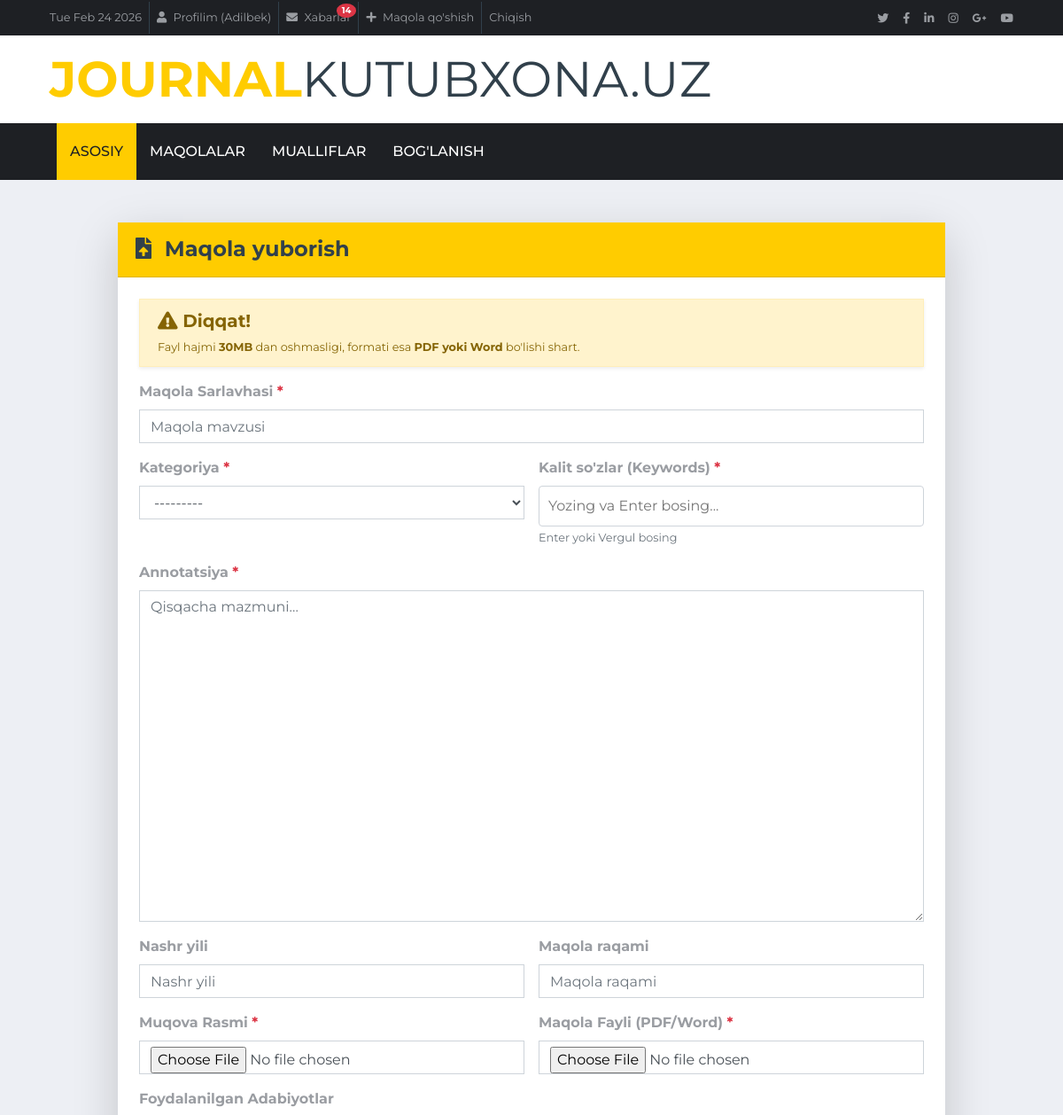
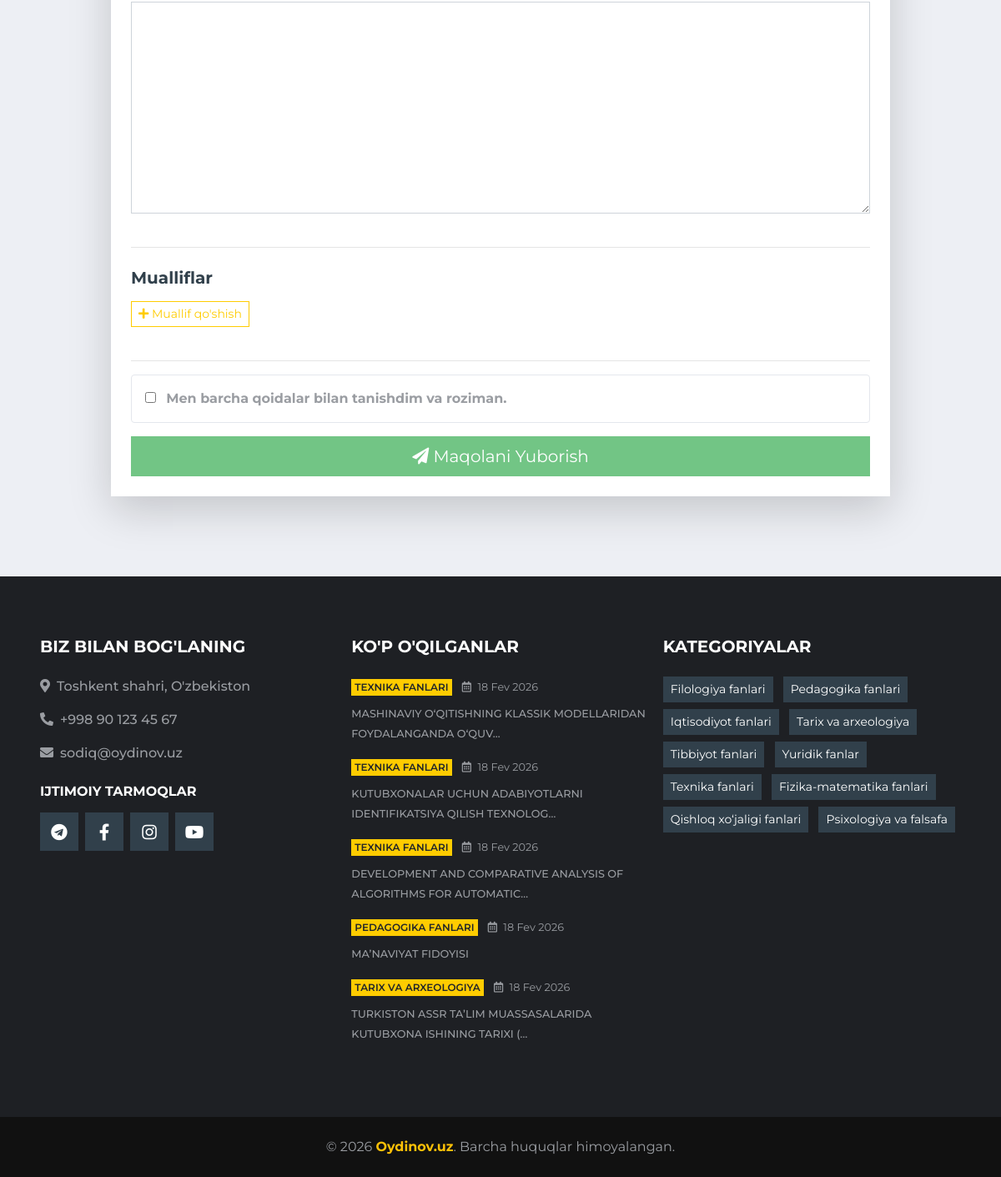
/article/add/ (signed in), run on the app's committed database (2 pictures, top to bottom).
### users/models.py (models this page shows, shortened)
class CustomUser(AbstractUser, BaseModel):
    bio = models.TextField(blank=True, null=True, verbose_name="Biografiya")
    institution = models.CharField(max_length=255, blank=True, null=True, verbose_name="Ish/O'qish joyi")
    avatar = models.ImageField(upload_to='avatars/', blank=True, null=True, verbose_name="Avatar")
    phone_number = models.CharField(max_length=20, verbose_name="Telefon raqam") # Majburiy
    telegram_username = models.CharField(max_length=50, blank=True, null=True, verbose_name="Telegram (@siz)")
    show_phone = models.BooleanField(default=False, verbose_name="Telefon raqam ko'rinsinmi?")
    show_email = models.BooleanField(default=False, verbose_name="Email ko'rinsinmi?")
    class Meta:
        verbose_name = "Foydalanuvchi"
        verbose_name_plural = "Foydalanuvchilar"

### articles/models.py (models this page shows, shortened)
class Article(BaseModel):
    STATUS_CHOICES = [
        ('draft', 'Qoralama'),
        ('submitted', 'Yuborilgan (Moderatsiyada)'),
        ('changes_requested', 'Tahrir talab etiladi'),
        ('rejected', 'Rad etilgan'),
        ('published', 'Chop etilgan'),
    ]
    title = models.CharField(max_length=500, verbose_name="Sarlavha")
    slug = models.SlugField(max_length=500, unique=True, blank=True)
    category = models.ForeignKey(Category, on_delete=models.SET_NULL, null=True, related_name='articles')
    submitter = models.ForeignKey(settings.AUTH_USER_MODEL, on_delete=models.CASCADE, related_name='submitted_articles')
    cover_image = models.ImageField(upload_to='covers/', blank=True, null=True, verbose_name="Muqova rasmi")
    abstract = models.TextField(verbose_name="Annotatsiya")
    is_resubmission = models.BooleanField(default=False)
    original_file = models.FileField(
        upload_to='articles/%Y/%m/',
        validators=[FileExtensionValidator(allowed_extensions=['pdf', 'doc', 'docx'])],
        verbose_name="Maqola fayli"
    )
    file_hash = models.CharField(max_length=64, blank=True, unique=True, verbose_name="Fayl Xeshi")
    keywords = models.CharField(max_length=255, help_text="Vergul bilan ajratilgan")
    references = models.TextField(blank=True, null=True, verbose_name="Adabiyotlar ro'yxati")
    status = models.CharField(max_length=20, choices=STATUS_CHOICES, default='draft')
    views = models.PositiveIntegerField(default=0)
    number = models.CharField(max_length=3, null=True, blank=True, verbose_name="Maqola raqami")
    year = models.CharField(max_length=4, null=True, blank=True, verbose_name="Nashr yili")

class Category(BaseModel):
    name = models.CharField(max_length=100, verbose_name="Kategoriya nomi")
    slug = models.SlugField(unique=True)
    def __str__(self):
        return self.name
    class Meta:
        verbose_name_plural = "Kategoriyalar"

### articles/views.py (the view, shortened to what this page needs)
# urls.py: path('article/add/', views.ArticleCreateView.as_view(), name='article_create'),
class ArticleCreateView(LoginRequiredMixin, View):
    template_name = 'articles/article_create.html'
    def get(self, request):
        form = ArticleForm()
        formset = ArticleAuthorFormSet()
        return render(request, self.template_name, {
            'form': form,
            'formset': formset
        })

### templates/articles/article_create.html (shortened to what this page needs)
{% extends 'base.html' %} {% load static %} {% block content %}
<div class="container py-5">
  <div class="row justify-content-center">
    <div class="col-lg-10">
      <div class="card shadow-lg border-0">
        <div class="card-header bg-primary text-white py-3">
          <h4 class="mb-0 font-weight-bold">
            <i class="fas fa-file-upload mr-2"></i> Maqola yuborish
          </h4>
        </div>
        <div class="card-body p-4">
          <div
            class="alert alert-warning border-left-warning shadow-sm"
            role="alert"
          >
            <h5 class="alert-heading font-weight-bold">
              <i class="fas fa-exclamation-triangle"></i> Diqqat!
            </h5>
            <p class="mb-0 small">
              Fayl hajmi <strong>30MB</strong> dan oshmasligi, formati esa
              <strong>PDF yoki Word</strong> bo'lishi shart.
            </p>
          </div>
          <form method="post" enctype="multipart/form-data" id="articleForm">
            <div class="row">
              <div class="col-md-12 mb-3">
                <label class="font-weight-bold"
                  >Maqola Sarlavhasi <span class="text-danger">*</span></label
                >
                {{ form.title }} {{ form.title.errors }}
              </div>
              <div class="col-md-6 mb-3">
                <label class="font-weight-bold"
                  >Kategoriya <span class="text-danger">*</span></label
                >
                {{ form.category }}
              </div>
              <div class="col-md-6 mb-3">
                <label class="font-weight-bold"
                  >Kalit so'zlar (Keywords)
                  <span class="text-danger">*</span></label
                >
                <div class="tag-container" id="tag-wrapper">
                  <input
                    type="text"
                    class="tag-input"
                    id="tag-input-field"
                    placeholder="Yozing va Enter bosing..."
                  />
                </div>
                <small class="text-muted">Enter yoki Vergul bosing</small>
              </div>
              <div class="col-md-12 mb-3">
                <label class="font-weight-bold"
                  >Annotatsiya <span class="text-danger">*</span></label
                >
                {{ form.abstract }}
              </div>
              <div class="col-md-6 mb-3">
                <label
                  class="font-weight-bold"
                  for="{{ form.year.id_for_label }}"
                >
                  Nashr yili
                </label>
                {{ form.year }}
              </div>
              <div class="col-md-6 mb-3">
                <label
                  class="font-weight-bold"
                  for="{{ form.number.id_for_label }}"
                >
                  Maqola raqami
                </label>
                {{ form.number }}
              </div>
              <div class="col-md-6 mb-3">
                <label class="font-weight-bold"
                  >Muqova Rasmi <span class="text-danger">*</span></label
                >
                {{ form.cover_image }}
              </div>
              <div class="col-md-6 mb-3">
                <label class="font-weight-bold"
                  >Maqola Fayli (PDF/Word)
                  <span class="text-danger">*</span></label
                >
                {{ form.original_file }} {{ form.original_file.errors }}
              </div>
              <div class="col-md-12 mb-3">
                <label class="font-weight-bold"
                  >Foydalanilgan Adabiyotlar</label
                >
                {{ form.references }}
              </div>
            </div>
            <hr class="my-4" />
            <h5 class="font-weight-bold mb-3">Mualliflar</h5>
            <button
              type="button"
              class="btn btn-outline-primary btn-sm mb-4"
              id="add-author-btn"
            >
              <i class="fas fa-plus"></i> Muallif qo'shish
            </button>
            <hr />
            <div class="form-group form-check p-3 bg-light rounded border">
              {{ form.terms_accepted }}
              <label
                class="form-check-label font-weight-bold ml-2"
                for="{{ form.terms_accepted.id_for_label }}"
              >
                Men barcha qoidalar bilan tanishdim va roziman.
              </label>
            </div>
            <button
              type="submit"
              id="submitBtn"
              class="btn btn-success btn-lg btn-block mt-3"
              disabled
            >
              <i class="fas fa-paper-plane"></i> Maqolani Yuborish
            </button>
          </form>
        </div>
      </div>
    </div>
  </div>
</div>
{% endblock %}

### templates/base.html (shortened to what this page needs)
{% load static %}
<!doctype html>
<html lang="en">
  <head>
    <link
      href="https://cdnjs.cloudflare.com/ajax/libs/font-awesome/5.15.0/css/all.min.css"
      rel="stylesheet"
    />
    <link href="https://cdn.jsdelivr.net/npm/select2@4.1.0-rc.0/dist/css/select2.min.css" rel="stylesheet" />
    <link rel="stylesheet" href="https://cdn.jsdelivr.net/npm/@ttskch/select2-bootstrap4-theme@x.x.x/dist/select2-bootstrap4.min.css">
    <link href="{% static 'lib/owlcarousel/assets/owl.carousel.min.css' %}" rel="stylesheet" />
    <link href="{% static 'css/style.css' %}" rel="stylesheet" />
  </head>
</html>
<body>
  <div class="container-fluid d-none d-lg-block">
    <div class="row align-items-center bg-dark px-lg-5">
      <div class="col-lg-9">
    <nav class="navbar navbar-expand-sm bg-dark p-0">
        <ul class="navbar-nav ml-n2">
            <li class="nav-item border-right border-secondary">
                <a class="nav-link text-body small" href="#">
                </a>
            </li>
            {% if user.is_authenticated %}
            <li class="nav-item border-right border-secondary">
                <a class="nav-link text-body small" href="{% url 'user_profile' user.username %}">
                    <i class="fa fa-user mr-1"></i> Profilim ({{ user.username }})
                </a>
            </li>
            <li class="nav-item border-right border-secondary position-relative">
                <a class="nav-link text-body small" href="{% url 'inbox' %}">
                    <i class="fa fa-envelope mr-1"></i> Xabarlar
                    {% if unread_count > 0 %}
                    <span class="badge badge-danger rounded-circle position-absolute"
                          style="top: 2px; right: 2px; font-size: 10px; padding: 3px 6px;">
                        {{ unread_count }}
                    </span>
                    {% endif %}
                </a>
            </li>
            <li class="nav-item border-right border-secondary">
                <a class="nav-link text-body small" href="{% url 'article_create' %}">
                    <i class="fa fa-plus mr-1"></i> Maqola qo'shish
                </a>
            </li>
            <li class="nav-item">
                <form action="{% url 'logout' %}" method="post" style="display: inline;">
                    <button type="submit" class="nav-link text-body small bg-transparent border-0" style="cursor: pointer;">
                        Chiqish
                    </button>
                </form>
            </li>
        {% endif %}
        </ul>
    </nav>
</div>
      <div class="col-lg-3 text-right d-none d-md-block">
        <nav class="navbar navbar-expand-sm bg-dark p-0">
          <ul class="navbar-nav ml-auto mr-n2">
            <li class="nav-item">
              <a class="nav-link text-body" href="#"
                ><small class="fab fa-twitter"></small
              ></a>
            </li>
            <li class="nav-item">
              <a class="nav-link text-body" href="#"
                ><small class="fab fa-facebook-f"></small
              ></a>
            </li>
            <li class="nav-item">
              <a class="nav-link text-body" href="#"
                ><small class="fab fa-linkedin-in"></small
              ></a>
            </li>
            <li class="nav-item">
              <a class="nav-link text-body" href="#"
                ><small class="fab fa-instagram"></small
              ></a>
            </li>
            <li class="nav-item">
              <a class="nav-link text-body" href="#"
                ><small class="fab fa-google-plus-g"></small
              ></a>
            </li>
            <li class="nav-item">
              <a class="nav-link text-body" href="#"
                ><small class="fab fa-youtube"></small
              ></a>
            </li>
          </ul>
        </nav>
      </div>
    </div>
    <div class="row align-items-center bg-white py-3 px-lg-5">
      <div class="col-lg-4">
        <a href="{% url 'index' %}" class="navbar-brand p-0 d-none d-lg-block">
          <h1 class="m-0 display-4 text-uppercase text-primary">
            Journal<span class="text-secondary font-weight-normal">kutubxona.uz</span>
          </h1>
        </a>
      </div>
    </div>
  </div>
  <div class="container-fluid p-0">
    <nav
      class="navbar navbar-expand-lg bg-dark navbar-dark py-2 py-lg-0 px-lg-5"
    >
      <div
        class="collapse navbar-collapse justify-content-between px-0 px-lg-3"
        id="navbarCollapse"
      >
        <div class="navbar-nav mr-auto py-0">
          <a href="{% url 'index' %}" class="nav-item nav-link active">Asosiy</a>
          <a href="{% url 'article_list' %}" class="nav-item nav-link">Maqolalar</a>
          <a href="{% url 'author_list' %}" class="nav-item nav-link">Mualliflar</a>
          <a href="{% url 'contact' %}" class="nav-item nav-link">Bog'lanish</a>
        </div>
      </div>
    </nav>
  </div>
  {% block content %}
  {% endblock content %}
<div class="container-fluid bg-dark pt-5 px-sm-3 px-md-5 mt-5">
    <div class="row py-4">
        <div class="col-lg-4 col-md-6 mb-5">
            <h5 class="mb-4 text-white text-uppercase font-weight-bold">
                Biz bilan bog'laning
            </h5>
            <p class="font-weight-medium">
                <i class="fa fa-map-marker-alt mr-2"></i>Toshkent shahri, O'zbekiston
            </p>
            <p class="font-weight-medium">
                <i class="fa fa-phone-alt mr-2"></i>+998 90 123 45 67
            </p>
            <p class="font-weight-medium">
                <i class="fa fa-envelope mr-2"></i>sodiq@oydinov.uz
            </p>
            <h6 class="mt-4 mb-3 text-white text-uppercase font-weight-bold">
                Ijtimoiy tarmoqlar
            </h6>
            <div class="d-flex justify-content-start">
                <a class="btn btn-lg btn-secondary btn-lg-square mr-2" href="#"><i class="fab fa-telegram"></i></a>
                <a class="btn btn-lg btn-secondary btn-lg-square mr-2" href="#"><i class="fab fa-facebook-f"></i></a>
                <a class="btn btn-lg btn-secondary btn-lg-square mr-2" href="#"><i class="fab fa-instagram"></i></a>
                <a class="btn btn-lg btn-secondary btn-lg-square" href="#"><i class="fab fa-youtube"></i></a>
            </div>
        </div>
        <div class="col-lg-4 col-md-6 mb-5">
            <h5 class="mb-4 text-white text-uppercase font-weight-bold">
                Ko'p o'qilganlar
            </h5>
            {% for article in footer_popular %}
            <div class="mb-3">
                <div class="mb-2">
                    <a class="badge badge-primary text-uppercase font-weight-semi-bold p-1 mr-2" href="{% url 'article_list' %}?category={{ article.category.id }}">
                        {{ article.category.name }}
                    </a>
                    <span class="text-body small"><i class="far fa-calendar-alt mr-1"></i> {{ article.created_at|date:"d M Y" }}</span>
                </div>
                <a class="small text-body text-uppercase font-weight-medium" href="{% url 'article_detail' article.slug %}">
                    {{ article.title|truncatechars:65 }}
                </a>
            </div>
            {% empty %}
                <p class="text-muted">Hozircha maqolalar yo'q.</p>
            {% endfor %}
        </div>
        <div class="col-lg-4 col-md-6 mb-5">
            <h5 class="mb-4 text-white text-uppercase font-weight-bold">
                Kategoriyalar
            </h5>
            <div class="m-n1">
                {% for cat in footer_categories %}
                    <a href="{% url 'article_list' %}?category={{ cat.id }}" class="btn btn-sm btn-secondary m-1">
                        {{ cat.name }}
                    </a>
                {% empty %}
                    <span class="text-muted">Kategoriyalar mavjud emas</span>
                {% endfor %}
            </div>
        </div>
    </div>
</div>
<div class="container-fluid py-4 px-sm-3 px-md-5" style="background: #111111">
    <p class="m-0 text-center">
        &copy; 2026 <a href="{% url 'index' %}" class="text-warning font-weight-bold">Oydinov.uz</a>. Barcha huquqlar himoyalangan.
        <br>
    </p>
</div>
</body>
</html>

### data on the page
CustomUser: username "Adilbek"
Article: category.name "TEXNIKA FANLARI", created_at "18 Fev 2026", title "MASHINAVIY O‘QITISHNING KLASSIK MODELLARIDAN FOYDALANGANDA O‘QUV…"
Article: category.name "TEXNIKA FANLARI", created_at "18 Fev 2026", title "KUTUBXONALAR UCHUN ADABIYOTLARNI IDENTIFIKATSIYA QILISH TEXNOLOG…"
Article: category.name "TEXNIKA FANLARI", created_at "18 Fev 2026", title "DEVELOPMENT AND COMPARATIVE ANALYSIS OF ALGORITHMS FOR AUTOMATIC…"
Article: category.name "PEDAGOGIKA FANLARI", created_at "18 Fev 2026", title "MA’NAVIYAT FIDOYISI"
Article: category.name "TARIX VA ARXEOLOGIYA", created_at "18 Fev 2026", title "TURKISTON ASSR TA’LIM MUASSASALARIDA KUTUBXONA ISHINING TARIXI (…"
Category: name "Filologiya fanlari"
Category: name "Pedagogika fanlari"
Category: name "Iqtisodiyot fanlari"
Category: name "Tarix va arxeologiya"
Category: name "Tibbiyot fanlari"
Category: name "Yuridik fanlar"
Category: name "Texnika fanlari"
Category: name "Fizika-matematika fanlari"
Category: name "Qishloq xo‘jaligi fanlari"
Category: name "Psixologiya va falsafa"

### other printed values
{{ unread_count }} "14"
